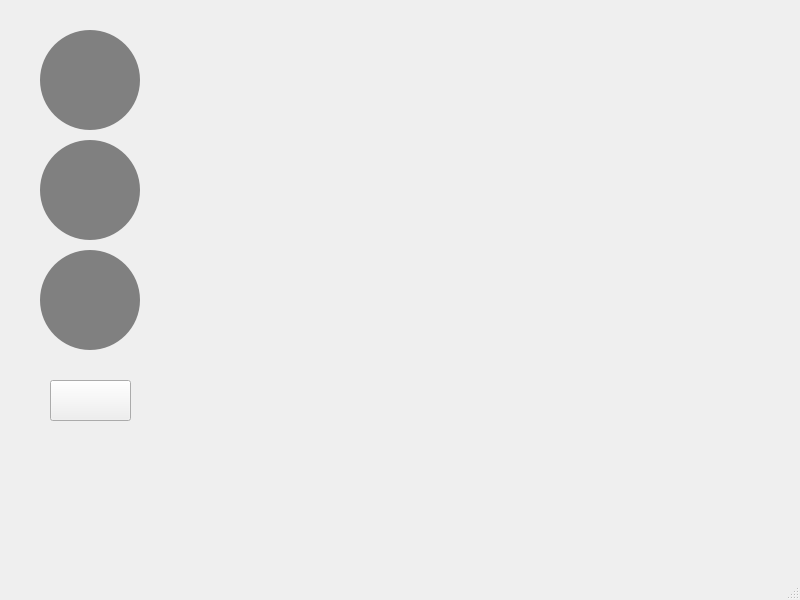
<?xml version="1.0" encoding="UTF-8"?>
<ui version="4.0">
 <class>MainWindow</class>
 <widget class="QMainWindow" name="MainWindow">
  <property name="geometry">
   <rect>
    <x>0</x>
    <y>0</y>
    <width>800</width>
    <height>600</height>
   </rect>
  </property>
  <property name="windowTitle">
   <string>MainWindow</string>
  </property>
  <widget class="QWidget" name="centralwidget">
   <widget class="QLabel" name="label_red">
    <property name="geometry">
     <rect>
      <x>40</x>
      <y>30</y>
      <width>100</width>
      <height>100</height>
     </rect>
    </property>
    <property name="styleSheet">
     <string notr="true">border-radius: 50px;  
background-color: gray; 
min-width: 100px;  
min-height: 100px;  </string>
    </property>
    <property name="text">
     <string/>
    </property>
   </widget>
   <widget class="QLabel" name="label_yellow">
    <property name="geometry">
     <rect>
      <x>40</x>
      <y>140</y>
      <width>100</width>
      <height>100</height>
     </rect>
    </property>
    <property name="styleSheet">
     <string notr="true">border-radius: 50px;  
background-color: gray;  
min-width: 100px;  
min-height: 100px;  </string>
    </property>
    <property name="text">
     <string/>
    </property>
   </widget>
   <widget class="QLabel" name="label_green">
    <property name="geometry">
     <rect>
      <x>40</x>
      <y>250</y>
      <width>100</width>
      <height>100</height>
     </rect>
    </property>
    <property name="styleSheet">
     <string notr="true">border-radius: 50px;  
background-color: gray;  /* Изначально все выключены */
min-width: 100px;  
min-height: 100px;  </string>
    </property>
    <property name="text">
     <string/>
    </property>
   </widget>
   <widget class="QPushButton" name="pushButton">
    <property name="geometry">
     <rect>
      <x>50</x>
      <y>380</y>
      <width>81</width>
      <height>41</height>
     </rect>
    </property>
    <property name="text">
     <string/>
    </property>
   </widget>
  </widget>
  <widget class="QMenuBar" name="menubar">
   <property name="geometry">
    <rect>
     <x>0</x>
     <y>0</y>
     <width>800</width>
     <height>18</height>
    </rect>
   </property>
  </widget>
  <widget class="QStatusBar" name="statusbar"/>
 </widget>
 <resources/>
 <connections/>
</ui>
